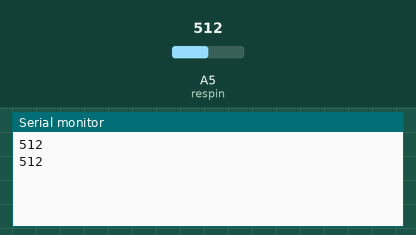
Simulated run of this sketch. Board: Arduino Uno, built with avr-gcc and run on an emulated ATmega328P. On the bench: the last lines printed to the serial monitor. Inputs (shaded band) come from the test bench; at power-on: A5 (respin) = 512.

Above: at 1.8 s.
1.9 s: A5 (respin) set to 716
At 2.8 s:
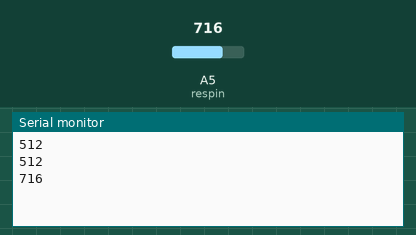
3.4 s: A5 (respin) set to 900
At 4.8 s:
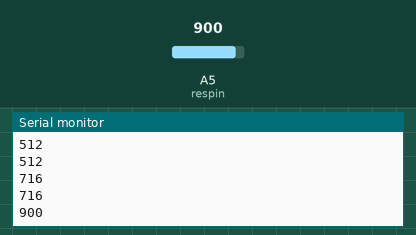
Timing chart, 0 to 6.4 s (numbered marks = the images above; inputs shaded):
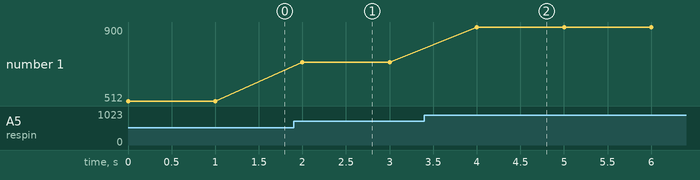

Measured:
- after the input at 1.9 s, the serial monitor: prints a new line after 0.10 s (image 1)
- after the input at 3.4 s, the serial monitor: prints a new line after 0.60 s (image 2)
- plotted number 1: 512 → 716 after the input at 1.9 s, 716 → 900 after the input at 3.4 s

The sketch:

Water_test.ino
```cpp
int resval = 0;  // holds the value
int respin = A5; // sensor pin used

void setup() {

  // start the serial console
  Serial.begin(9600);
}

void loop() {

  resval = analogRead(respin); //Read data from analog pin and store it to resval variable
Serial.println(resval);
  delay(1000);
}
// 0-350 no water/ low
// 350-440 medium water
//420-450 HIGH
```
